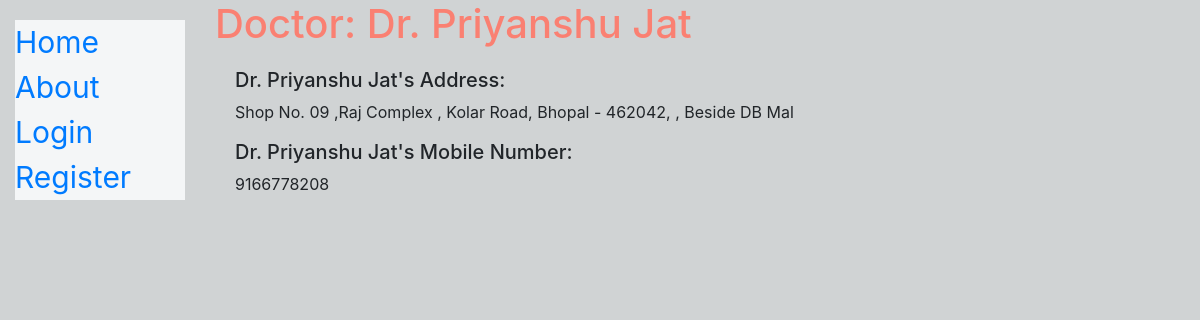
The app's page /catalog/doctor/5 with its own data.
### catalog/models.py (models this page shows, shortened)
class Doctor(models.Model):
    name = models.CharField(max_length=200)
    clinic_address = models.CharField(max_length=200)
    mobile_number = models.CharField(max_length=200)
    class Meta:
        ordering=['-name']

### catalog/views.py (the view)
# urls.py: path('doctor/<int:pk>', views.DoctorDetailView.as_view(), name='doctor-detail'),
class DoctorDetailView(generic.DetailView):
    model = Doctor

### catalog/templates/catalog/doctor_detail.html
{% extends "base_generic.html" %}
{% block content %}
  <h1 style="color: #FA8072;">Doctor: {{ doctor.name }}</h1>
<div style="margin-left:20px;margin-top:20px">
    <h5>{{ doctor.name }}'s Address:</h3>
    <p>{{doctor.clinic_address}}</p>
    <h5>{{ doctor.name }}'s Mobile Number:</h3>
    <p>{{doctor.mobile_number}}</p>
  </div>
{% endblock %}

### records on screen
Doctor: name "Dr. Priyanshu Jat", clinic_address "Shop No. 09 ,Raj Complex , Kolar Road, Bhopal - 462042, , Beside DB Mal", mobile_number "9166778208"
